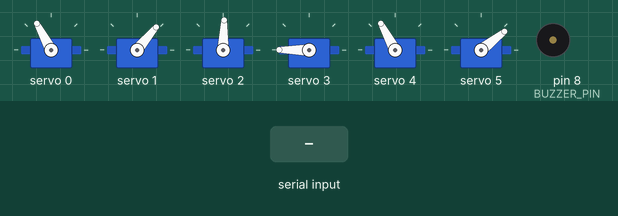
The sketch below on a simulated Arduino Uno, built with avr-gcc and run on an emulated ATmega328P. Parts: 6 × servo, buzzer (waves = sounding). The test bench sets the inputs (shaded band).

Above: at 2.2 s.
2.3 s: "<TALK:3>" received over Serial
At 4.3 s:
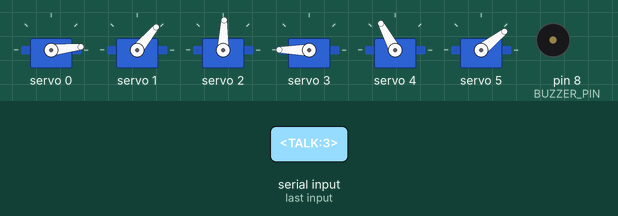
5.3 s: "TALK:3\n" received over Serial
At 5.45 s:
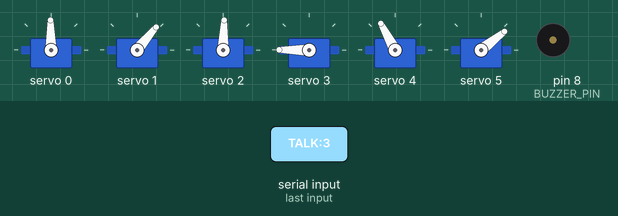
At 6.51 s:
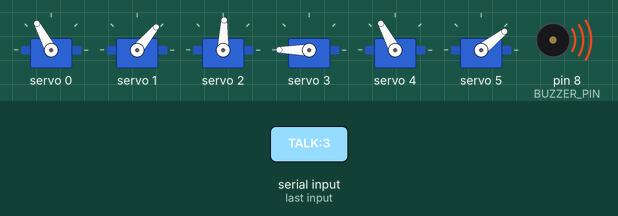
Timing chart, 0 to 9.1 s (numbered marks = the images above; inputs shaded):
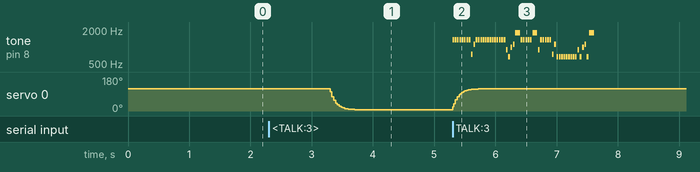

The sketch:

arm.ino
```cpp
#include <Wire.h>
#include <Adafruit_PWMServoDriver.h>

Adafruit_PWMServoDriver pwm = Adafruit_PWMServoDriver(0x40);

// Passive buzzer: + to D8, - to GND. Only the fleet's conversations use it.
#define BUZZER_PIN 8

// ---- TALKING: the fleet's conversations, in Brainfuck ----
// "TALK:<u>" says utterance u (0-6 phrases, 7-13 replies; see talk_bf.h):
// a Brainfuck program that prints the words, beeped one tone per symbol.
// TALK_VOICE_PCT pitches it to ARM's voice (a little lower than the others).
#include "talk_bf.h"
const uint8_t TALK_VOICE_PCT = 85;

#define SERVOMIN 120
#define SERVOMAX 600
#define NUM_CHANNELS 16

// Must match the baud rate used in controller.py (--baud, default 115200)
#define BAUD_RATE 115200

// Motion smoothing: instead of snapping straight to a newly-commanded angle,
// each channel eases toward it a little every UPDATE_INTERVAL_MS, closing
// LERP_FACTOR of the remaining distance each step. Higher LERP_FACTOR/lower
// UPDATE_INTERVAL_MS = snappier; lower/higher = smoother but slower to arrive.
#define LERP_FACTOR 0.15
#define UPDATE_INTERVAL_MS 15

// Rest pose for channels 0-5 (motors 1-6). The arm starts here, and eases back
// here when the PC stops sending. Keep in sync with config.json's "rest" values.
#define NUM_MOTORS 6
const int REST_ANGLE[NUM_MOTORS] = {135, 55, 100, 230, 135, 40};

// The controllers resend their command line at least every 0.5 s while
// running. No command for this long means the PC program closed or crashed.
#define LINK_TIMEOUT_MS 2000

float currentAngle[NUM_CHANNELS];
float targetAngle[NUM_CHANNELS];
bool channelActive[NUM_CHANNELS];
unsigned long lastUpdate = 0;
unsigned long lastCommand = 0;
bool linked = false; // true while a controller is sending commands

int angleToPulse(int angle) {
  return map(angle, 0, 270, SERVOMIN, SERVOMAX);
}

void setChannel(int channel, float angle) {
  currentAngle[channel] = angle;
  targetAngle[channel] = angle;
  channelActive[channel] = true;
  pwm.setPWM(channel, 0, angleToPulse((int)round(angle)));
}

void setup() {
  Serial.begin(BAUD_RATE);
  pinMode(BUZZER_PIN, OUTPUT);

  pwm.begin();
  pwm.setPWMFreq(50);
  delay(1000);

  for (int ch = 0; ch < NUM_MOTORS; ch++) {
    setChannel(ch, REST_ANGLE[ch]);
  }
}

// Eases every motor back to the rest pose (via stepTowardTargets).
void goToRest() {
  for (int ch = 0; ch < NUM_MOTORS; ch++) {
    targetAngle[ch] = REST_ANGLE[ch];
    channelActive[ch] = true;
  }
}

void loop() {
  // controller.py sends lines like: "0:135,1:90,2:170,5:25\n"
  if (Serial.available()) {
    String line = Serial.readStringUntil('\n');
    line.trim();
    if (line.equalsIgnoreCase("WHO")) {
      Serial.println("I am Arm");  // lets the PC find this board by name
    } else if (line.startsWith("TALK:")) {
      // checked before applyCommandLine(), which would read "TALK:3" as motor 0 -> 3
      talkStart(line.substring(5).toInt());
    } else if (line.length() > 0) {
      applyCommandLine(line);
      lastCommand = millis();
      linked = true;
    }
  }

  talkStep(BUZZER_PIN, TALK_VOICE_PCT);

  unsigned long now = millis();
  if (linked && now - lastCommand > LINK_TIMEOUT_MS) {
    linked = false;
    goToRest();
  }
  if (now - lastUpdate >= UPDATE_INTERVAL_MS) {
    lastUpdate = now;
    stepTowardTargets();
  }
}

void applyCommandLine(String line) {
  int start = 0;
  while (start < (int)line.length()) {
    int comma = line.indexOf(',', start);
    String pair = (comma == -1) ? line.substring(start) : line.substring(start, comma);

    int colon = pair.indexOf(':');
    if (colon != -1) {
      int channel = pair.substring(0, colon).toInt();
      int angle = pair.substring(colon + 1).toInt();
      angle = constrain(angle, 0, 270);

      if (channel >= 0 && channel < NUM_CHANNELS) {
        targetAngle[channel] = angle;
        channelActive[channel] = true;
      }
    }

    if (comma == -1) break;
    start = comma + 1;
  }
}

void stepTowardTargets() {
  for (int ch = 0; ch < NUM_CHANNELS; ch++) {
    if (!channelActive[ch]) continue;
    float diff = targetAngle[ch] - currentAngle[ch];
    if (fabs(diff) < 0.1) {
      currentAngle[ch] = targetAngle[ch];
      continue;
    }
    currentAngle[ch] += diff * LERP_FACTOR;
    pwm.setPWM(ch, 0, angleToPulse((int)round(currentAngle[ch])));
  }
}
```

talk_bf.h
```cpp
// talk_bf.h - the fleet's Brainfuck phrasebook. GENERATED by
// RIFT/Fleet/brainfuck_talk.py - edit PHRASES there and rerun, don't edit here.
//
// Every phrase is a Brainfuck program that prints its words; a robot says it
// by beeping the source, one tone per symbol (bfToneHz/bfToneMs), scaled to
// its own voice. Utterances 0-6 are phrases, 7-13 the matching replies:
// 0 hello, 1 how are you, 2 happy, 3 curious, 4 sleepy, 5 let's play, 6 bye.
#pragma once
#include <Arduino.h>

#define TALK_UTTERANCES 14
#define TALK_GAP_MS 10

static const char TALK_BF_0[] PROGMEM = "++++++++[>+++++++++++++<-]>.+.";  // hello phrase -> "hi" (1.2 s)
static const char TALK_BF_1[] PROGMEM = "++++++++[>+++++++++++++<-]>.++++++++++.+++.<++++++[>---------<-]>.";  // how are you phrase -> "hru?" (2.7 s)
static const char TALK_BF_2[] PROGMEM = "+++++++++++[>+++++++++++<-]>.<++++[>------<-]>.<++++[>++++++<-]>.";  // happy phrase -> "yay" (2.6 s)
static const char TALK_BF_3[] PROGMEM = "++++++++[>+++++++++++++<-]>.+++++.<+++++[>---------<-]>-.";  // curious phrase -> "hm?" (2.3 s)
static const char TALK_BF_4[] PROGMEM = "+++++++++++[>+++++++++++<-]>+...";  // sleepy phrase -> "zzz" (1.4 s)
static const char TALK_BF_5[] PROGMEM = "++++++++[>++++++++++++++<-]>.----.-----------.<++++[>++++++<-]>.";  // play phrase -> "play" (2.6 s)
static const char TALK_BF_6[] PROGMEM = "+++++++[>++++++++++++++<-]>.<++++[>++++++<-]>-.<++++[>-----<-]>.";  // bye phrase -> "bye" (2.6 s)
static const char TALK_BF_7[] PROGMEM = "++++++++[>+++++++++++++<-]>.+.<++++++++[>---------<-]>.";  // hello reply -> "hi!" (2.2 s)
static const char TALK_BF_8[] PROGMEM = "++++++++++[>+++++++++++<-]>+.----.<+++++++[>-------<-]>.<++++[>----<-]>-.";  // how are you reply -> "ok:)" (3.0 s)
static const char TALK_BF_9[] PROGMEM = "+++++++++++[>+++++++++++<-]>.<++++[>------<-]>.<++++[>++++++<-]>.<++++++++[>-----------<-]>.";  // happy reply -> "yay!" (3.7 s)
static const char TALK_BF_10[] PROGMEM = "++++++++++[>+++++++++++<-]>+.-------.<+++++++[>----------<-]>-.";  // curious reply -> "oh!" (2.5 s)
static const char TALK_BF_11[] PROGMEM = "++++++++++[>+++++++++++<-]>.-----.+++++++++++.---------------.";  // sleepy reply -> "nite" (2.6 s)
static const char TALK_BF_12[] PROGMEM = "+++++++++++[>+++++++++++<-]>.<++++[>-----<-]>.++++++++++++++.<+++++++++[>---------<-]>-.";  // play reply -> "yes!" (3.6 s)
static const char TALK_BF_13[] PROGMEM = "+++++++[>++++++++++++++<-]>.<++++[>++++++<-]>-.<++++[>-----<-]>.<++++++[>-----------<-]>--.";  // bye reply -> "bye!" (3.7 s)

static const char* const TALK_BF[TALK_UTTERANCES] PROGMEM = {
  TALK_BF_0, TALK_BF_1, TALK_BF_2, TALK_BF_3, TALK_BF_4, TALK_BF_5, TALK_BF_6, TALK_BF_7, TALK_BF_8, TALK_BF_9, TALK_BF_10, TALK_BF_11, TALK_BF_12, TALK_BF_13
};

// What each utterance prints, for logs and web pages.
static const char* const TALK_TEXT[TALK_UTTERANCES] = {
  "hi", "hru?", "yay", "hm?", "zzz", "play", "bye", "hi!", "ok:)", "yay!", "oh!", "nite", "yes!", "bye!"
};

// Symbol n (0 = end) of utterance u, read from flash.
static inline char talkSymbol(uint8_t u, uint16_t n) {
  const char* p = (const char*)pgm_read_ptr(&TALK_BF[u]);
  return (char)pgm_read_byte(p + n);
}

static inline uint16_t bfToneHz(char c) {
  switch (c) {
    case '+': return 1568;
    case '-': return 784;
    case '>': return 1319;
    case '<': return 1047;
    case '[': return 880;
    case ']': return 1175;
    case '.': return 2093;
    case ',': return 523;
  }
  return 0;
}

static inline uint16_t bfToneMs(char c) { return c == '.' ? 80 : 28; }

// ---- Player ----
// Non-blocking: talkStart(u), then call talkStep(pin, voicePct) every loop;
// each symbol is a tone() of bfToneHz * voicePct / 100. Returns false once
// it's quiet.
static int8_t        talkUtterance = -1;
static uint16_t      talkPos       = 0;
static unsigned long talkNextMs    = 0;

static inline void talkStart(int u) {
  if (u < 0 || u >= TALK_UTTERANCES) return;
  talkUtterance = u;
  talkPos       = 0;
  talkNextMs    = 0;
}

static inline bool talkStep(uint8_t pin, uint8_t voicePct) {
  if (talkUtterance < 0) return false;
  if (millis() < talkNextMs) return true;
  char c = talkSymbol(talkUtterance, talkPos++);
  if (!c) { talkUtterance = -1; noTone(pin); return false; }
  uint16_t ms = bfToneMs(c);
  tone(pin, (unsigned long)bfToneHz(c) * voicePct / 100, ms);
  talkNextMs = millis() + ms + TALK_GAP_MS;
  return true;
}

// Blocking: plays utterance u through the robot's own beep(freq, ms), for
// sketches whose beep() has to pause something (IRremote shares Timer2).
static inline void talkPlayBlocking(int u, uint8_t voicePct, void (*beep)(unsigned int, unsigned int)) {
  if (u < 0 || u >= TALK_UTTERANCES) return;
  for (uint16_t n = 0;; n++) {
    char c = talkSymbol(u, n);
    if (!c) break;
    beep((unsigned long)bfToneHz(c) * voicePct / 100, bfToneMs(c));
    delay(TALK_GAP_MS);
  }
}
```

Measured:
- after the input at 2.3 s, servo 0: moves from 118° to 6° over 0.51 s, starting after 1.0 s
- after the input at 5.3 s, tone on pin 8 (BUZZER_PIN): plays 1332 Hz for 0.03 s, 1332 Hz for 0.03 s, 1332 Hz for 0.03 s, 1332 Hz for 0.03 s, 1332 Hz for 0.03 s, 1332 Hz for 0.03 s … (57 notes in this stretch), starting at once
